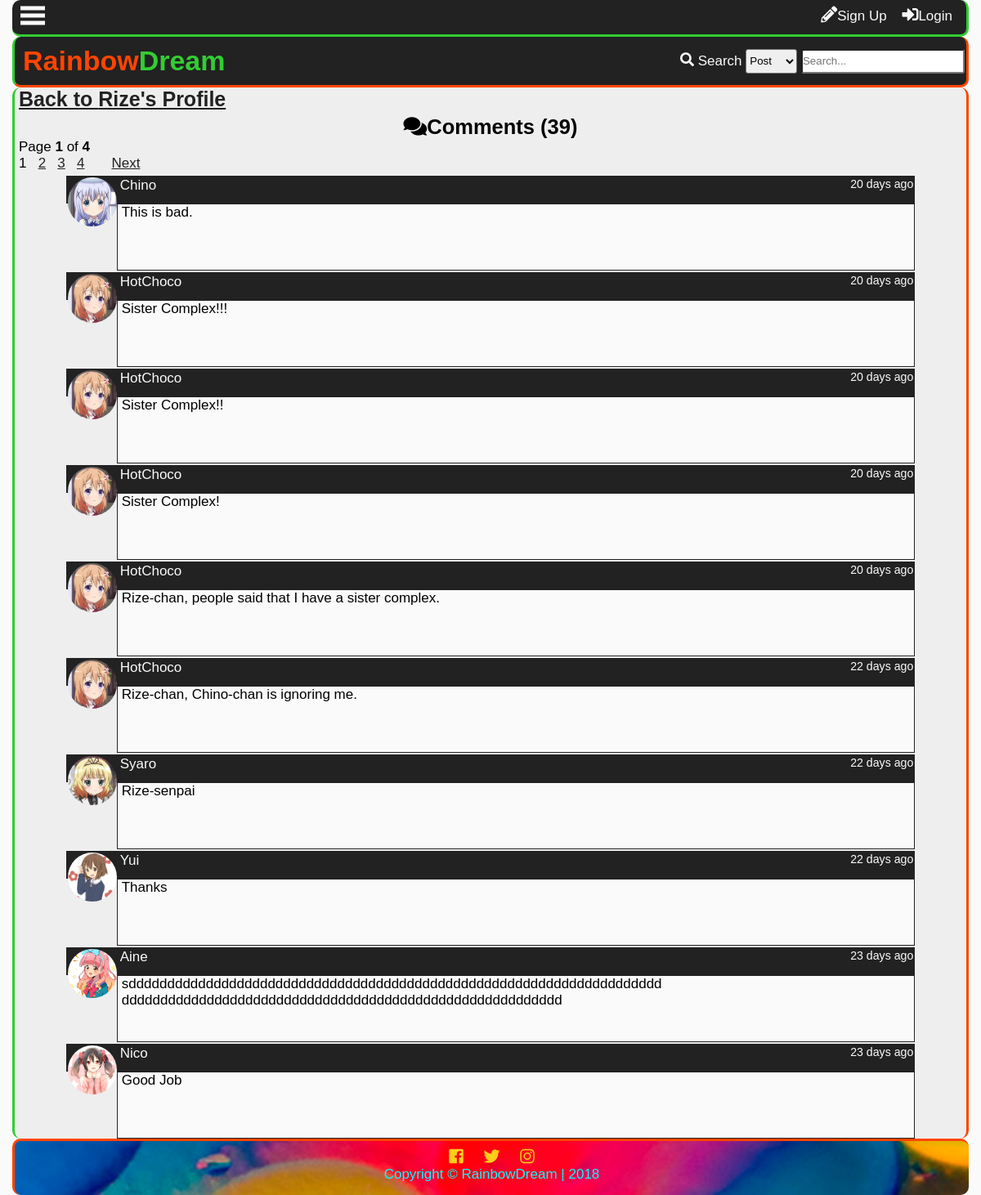
The app's page /profilecomments.php?name=Rize with its own data.
### tables this page shows
CREATE TABLE `tblcomment` (
  `commentid` int(11) NOT NULL,
  `userid` int(11) NOT NULL,
  `receiver` int(11) NOT NULL,
  `comment` text NOT NULL,
  `dateposted` datetime NOT NULL DEFAULT '0000-00-00 00:00:00',
  `modified` timestamp NULL DEFAULT NULL ON UPDATE CURRENT_TIMESTAMP
);

CREATE TABLE `tbluser` (
  `userid` int(11) NOT NULL,
  `username` varchar(100) NOT NULL,
  `password` varchar(100) NOT NULL,
  `firstname` varchar(100) NOT NULL,
  `middlename` varchar(100) NOT NULL,
  `lastname` varchar(100) NOT NULL,
  `birthday` varchar(20) NOT NULL,
  `datecreated` timestamp NOT NULL DEFAULT '0000-00-00 00:00:00',
  `email` varchar(100) NOT NULL,
  `website` varchar(255) NOT NULL,
  `location` varchar(255) NOT NULL,
  `usertypeid` int(11) NOT NULL,
  `access` int(11) NOT NULL,
  `imgname` varchar(100) NOT NULL,
  `imgtype` varchar(100) NOT NULL,
  `imgpath` varchar(200) NOT NULL,
  `bio` text NOT NULL,
  `is_show_email` tinyint(1) NOT NULL,
  `gender` int(11) NOT NULL,
  `lastupdate` timestamp NOT NULL DEFAULT '0000-00-00 00:00:00',
  `lastonline` timestamp NOT NULL DEFAULT '0000-00-00 00:00:00',
  `profileviews` int(11) NOT NULL
);

### profilecomments.php (the view, shortened to what this page needs)
<?php
include'functions.php';
require_once'connection.php';
$name=$_GET['name'];
?>
<!DOCTYPE html>
<html lang="en">
<head>
    <link rel="stylesheet" href="css/style.css">
  	<link rel="stylesheet" href="css/fontawesome-all.css">
</head>
<body>
	<div class="main-container">
		<div class="other-content">
			<h1><a class="btp" href="profile.php?name=<?php echo $name ?>">Back to <?php echo $name ?>'s Profile</a></h1>
<?php
$sql2="SELECT userid FROM tbluser WHERE username='$name'";
$result2=$conn->query($sql2);
$row=$result2->fetch_object();
$rid=$row->userid;
$sql="SELECT commentid FROM tblcomment WHERE receiver='$rid'";
$result=$conn->query($sql);
$rows=$result->num_rows;
$page_rows = 10;
$last = ceil($rows/$page_rows);
$pagenum = 1;
$limit = 'LIMIT ' .($pagenum - 1) * $page_rows .',' .$page_rows;
$sql3="SELECT commentid,tblcomment.userid,username,comment,dateposted,imgpath,modified FROM tblcomment
LEFT JOIN tbluser
	ON tblcomment.userid = tbluser.userid
WHERE receiver='$rid'
ORDER BY commentid DESC $limit";
$textline1 = "<i class='fas fa-comments'></i>Comments (<b>$rows</b>)";
$textline2 = "Page <b>$pagenum</b> of <b>$last</b>";
$paginationCtrls = '';
if($last != 1){
    $paginationCtrls .= ''.$pagenum.' &nbsp; ';
	for($i = $pagenum+1; $i <= $last; $i++){
		$paginationCtrls .= '<a href="'.$_SERVER['PHP_SELF'].'?name='.$_GET['name'].'&pn='.$i.'">'.$i.'</a> &nbsp; ';
	}
	    if ($pagenum != $last) {
        $next = $pagenum + 1;
        $paginationCtrls .= ' &nbsp; &nbsp; <a href="'.$_SERVER['PHP_SELF'].'?name='.$_GET['name'].'&pn='.$next.'">Next</a> ';
    }
}
 echo'<h2>  '.$textline1.'</h2>
  <p>  '.$textline2.' </p>
  <div id="pagination_controls"> '.$paginationCtrls.'</div>';
$result3=$conn->query($sql3);
while($rows2=$result3->fetch_object()){
	$Cuser=$rows2->username;
	$Ccomment=$rows2->comment;
	$dateposted=$rows2->dateposted;
	$Cimg=$rows2->imgpath;
	$modified=$rows2->modified;
	if($modified==0){
		$modified='';
	}else{
		$modified='<i>Modified: '.time_elapsed_string($modified).'</i>';
	}
	echo'<div class="comment-box">
	<div class="comment-header">
	<a class="cm-user" href="profile.php?name='.$Cuser.'">
	<div class="comment-tn">
	<img src="'.$Cimg.'">
	</div>
	'.$Cuser.'</a>
	<small>'.time_elapsed_string($dateposted).'</small>
	</div>
	<div class="comment-body">
	<div class="com-container"><p class="comment-cm">'.nl2br($Ccomment).'</p></div>
		<p class="modified">'.$modified.'</p>';
		echo'
		</div>
		</div>';
	}
?>
		</div>
	</div>
</body>
</html>

### css/style.css (style rules this page uses)
* { padding:0; margin:0; }
:root { --facebookblue:#4267b2; --twitterlogo:#00aced; --lightblue:#c0deed; --sunflower:#ffce1b; --orangered:#FF4500; --magenta:#ff00ff; --lime:#32CD32; --palegreen:#98fb98; --maroon:#800000; --blood-red:#8B0000; --cyan:#00ffff; --primary-color:#FF4500; --secondary-color:#FFAE42; --contrast: #32CD32; --secondary-contrast:#98fb98; --light-color:#fafafa; --dark-color:#222; --gray:#eee; --darkgray:#999; }
body { font-family:'Open-sans',sans-serif; font-size: 17px; background:var(--light-color); }
.main-container { display:grid; grid-template-areas: "subheader" "header" "showcase" "content" "footer"; margin:0px; padding:0 15px 0 15px; }
.other-content { box-sizing: border-box; padding-left:5px; padding-right: 5px; background: var(--gray); min-height:85vh; border-left: 3px solid var(--contrast); border-right: 3px solid var(--primary-color); border-radius: 10px; }
.other-content h1 { float:center; font-size: 25px; }
.other-content h2,.other-content h3 { text-align: center; margin-top: 5px; }
.btp { color:var(--dark-color); }
.comment-box { width:90%; display:block; margin-left: auto; margin-right: auto; margin-top: 2px; }
.comment-box small { float:right; }
.comment-header { background: var(--dark-color); color: var(--light-color); padding:2px; padding-bottom:12px; }
.cm-user { color: var(--light-color); text-decoration: none; padding-left:4px; }
.comment-body { background: var(--light-color); padding-left: 5px; min-height:80px; border: 1px solid var(--dark-color); overflow-x: hidden; overflow-y: hidden; }
.com-container { width:670px; }
.comment-cm { word-wrap: break-word; }
.comment-tn { height:60px; width:60px; border-radius: 50%; overflow:hidden; float:left; }
.comment-tn img { max-width: 100%; }
#pagination_controls { margin-bottom: 5px; }
#pagination_controls a { color:var(--dark-color); }

### records on screen
tblcomment: userid.imgpath (picture), userid.username "Chino", dateposted "20 days ago", comment "This is bad."
tblcomment: userid.imgpath (picture), userid.username "HotChoco", dateposted "20 days ago", comment "Sister Complex!!!"
tblcomment: userid.imgpath (picture), userid.username "HotChoco", dateposted "20 days ago", comment "Sister Complex!!"
tblcomment: userid.imgpath (picture), userid.username "HotChoco", dateposted "20 days ago", comment "Sister Complex!"
tblcomment: userid.imgpath (picture), userid.username "HotChoco", dateposted "20 days ago", comment "Rize-chan, people said that I have a sister complex."
tblcomment: userid.imgpath (picture), userid.username "HotChoco", dateposted "22 days ago", comment "Rize-chan, Chino-chan is ignoring me."
tblcomment: userid.imgpath (picture), userid.username "Syaro", dateposted "22 days ago", comment "Rize-senpai"
tblcomment: userid.imgpath (picture), userid.username "Yui", dateposted "22 days ago", comment "Thanks"
tblcomment: userid.imgpath (picture), userid.username "Aine", dateposted "23 days ago", comment "sdddddddddddddddddddddddddddddddddddddddddddddddddddddddddddddddddddddddddddddddddddddddddddddddddddddddddddddddddddddddddddddd"
tblcomment: userid.imgpath (picture), userid.username "Nico", dateposted "23 days ago", comment "Good Job"

### other values on screen
$name "Rize"
$rows "39"
$pagenum "1"
$last "4"
